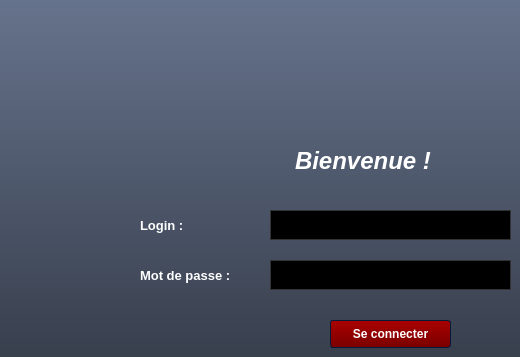
  <widget class="QWidget" name="centralwidget">
   <property name="styleSheet">
    <string notr="true">/*QTabWidget{

	background-color: rgb(255, 0, 0);

}



QPushButton{

}

background-color: rgb(255, 0, 0);*/

/*Copyright (c) DevSec Studio. All rights reserved.



MIT License



Permission is hereby granted, free of charge, to any person obtaining a copy

of this software and associated documentation files (the &quot;Software&quot;), to deal

in the Software without restriction, including without limitation the rights

to use, copy, modify, merge, publish, distribute, sublicense, and/or sell

copies of the Software, and to permit persons to whom the Software is

furnished to do so, subject to the following conditions:



The above copyright notice and this permission notice shall be included in all

copies or substantial portions of the Software.



THE SOFTWARE IS PROVIDED *AS IS*, WITHOUT WARRANTY OF ANY KIND, EXPRESS OR

IMPLIED, INCLUDING BUT NOT LIMITED TO THE WARRANTIES OF MERCHANTABILITY,

FITNESS FOR A PARTICULAR PURPOSE AND NONINFRINGEMENT. IN NO EVENT SHALL THE

AUTHORS OR COPYRIGHT HOLDERS BE LIABLE FOR ANY CLAIM, DAMAGES OR OTHER

LIABILITY, WHETHER IN AN ACTION OF CONTRACT, TORT OR OTHERWISE, ARISING FROM,

OUT OF OR IN CONNECTION WITH THE SOFTWARE OR THE USE OR OTHER DEALINGS IN THE

SOFTWARE.

*/



/*-----QWidget-----*/

QWidget

{

	background-color: qlineargradient(spread:repeat, x1:1, y1:0, x2:1, y2:1, stop:0 rgba(102, 115, 140, 255),stop:1 rgba(56, 63, 77, 255));

	color: #ffffff;

	border-color: #051a39;



}





/*-----QLabel-----*/

QLabel

{

	background-color: transparent;

	color: #ffffff;

	font-weight: bold;



}





QLabel::disabled

{

	background-color: transparent;

	color: #898988;



}





/*-----QMenuBar-----*/

/*QMenuBar

{

	background-color: #484c58;

	color: #ffffff;

	border-color: #051a39;

	font-weight: bold;



}





QMenuBar::disabled

{

	background-color: #404040;

	color: #898988;

	border-color: #051a39;



}





QMenuBar::item

{

    background-color: transparent;



}





QMenuBar::item:selected

{

    background-color: #c4c5c3;

	color: #000000;

    border: 1px solid #000000;



}





QMenuBar::item:pressed

{

    background-color: #979796;

    border: 1px solid #000;

    margin-bottom: -1px;

    padding-bottom: 1px;



}

*/





/*-----QMenu-----*/

QMenu

{

    background-color: #c4c5c3;

    border: 1px solid;

    color: #000000;

	font-weight: bold;



}





QMenu::separator

{

    height: 1px;

    background-color: #363942;

    color: #ffffff;

    padding-left: 4px;

    margin-left: 10px;

    margin-right: 5px;



}





QMenu::item

{

    min-width : 150px;

    padding: 3px 20px 3px 20px;



}





QMenu::item:selected

{

    background-color: #363942;

    color: #ffffff;



}





QMenu::item:disabled

{

    color: #898988;

}





/*-----QToolTip-----*/

QToolTip

{

	background-color: #bbbcba;

	color: #000000;

	border-color: #051a39;

	border : 1px solid #000000;

	border-radius: 2px;



}





/*-----QPushButton-----*/

QPushButton

{

	background-color: qlineargradient(spread:repeat, x1:0.486, y1:0, x2:0.505, y2:1, stop:0.00480769 rgba(170, 0, 0, 255),stop:1 rgba(122, 0, 0, 255));

	color: #ffffff;

	font-weight: bold;

	border-style: solid;

	border-width: 1px;

	border-radius: 3px;

	border-color: #051a39;

	padding: 5px;



}





QPushButton::disabled

{

	background-color: #404040;

	color: #656565;

	border-color: #051a39;



}





QPushButton::hover

{

	background-color: #9c0000;

	color: #ffffff;

	border-style: solid;

	border-width: 1px;

	border-radius: 3px;

	border-color: #051a39;

	padding: 5px;



}





QPushButton::pressed

{

	background-color: #880000;

	color: #ffffff;

	border-style: solid;

	border-width: 2px;

	border-radius: 3px;

	border-color: #000000;

	padding: 5px;



}





/*-----QToolButton-----*/

QToolButton 

{

	background-color: qlineargradient(spread:repeat, x1:1, y1:0, x2:1, y2:1, stop:0 rgba(177, 181, 193, 255),stop:1 rgba(159, 163, 174, 255));

	color: #ffffff;

	font-weight: bold;

	border-style: solid;

	border-width: 1px;

	border-radius: 3px;

	border-color: #051a39;

	padding: 5px;



}





QToolButton::disabled

{

	background-color: #404040;

	color: #656565;

	border-color: #051a39;



}





QToolButton::hover

{

	background-color: #9fa3ae;

	color: #ffffff;

	border-style: solid;

	border-width: 1px;

	border-radius: 3px;

	border-color: #051a39;

	padding: 5px;



}





QToolButton::pressed

{

	background-color: #7b7e86;

	color: #ffffff;

	border-style: solid;

	border-width: 2px;

	border-radius: 3px;

	border-color: #000000;

	padding: 5px;



}





/*-----QComboBox-----*/

QComboBox

{

    background-color: qlineargradient(spread:repeat, x1:1, y1:0, x2:1, y2:1, stop:0 rgba(118, 118, 118, 255),stop:1 rgba(70, 70, 70, 255));

    border: 1px solid #333333;

    border-radius: 3px;

    padding-left: 6px;

    color: lightgray;

	font-weight: bold;

    height: 20px;



}





QComboBox::disabled

{

	background-color: #404040;

	color: #656565;

	border-color: #051a39;



}





QComboBox:hover

{

    background-color: #646464;



}





QComboBox:on

{

    background-color: #979796;

	color: #000000;



}





QComboBox QAbstractItemView

{

    background-color: #c4c5c3;

    color: #000000;

    border: 1px solid black;

    selection-background-color: #363942;

    selection-color: #ffffff;

    outline: 0;



}





QComboBox::drop-down

{

    subcontrol-origin: padding;

    subcontrol-position: top right;

    width: 15px;

    border-left-width: 1px;

    border-left-color: darkgray;

    border-left-style: solid; 

    border-top-right-radius: 3px; 

    border-bottom-right-radius: 3px;



}





QComboBox::down-arrow

{

    image: url(://arrow-down.png);

    width: 8px;

    height: 8px;

}





/*-----QSpinBox &amp; QDoubleSpinBox &amp; QDateTimeEdit-----*/

QSpinBox, 

QDoubleSpinBox,

QDateTimeEdit

{

	background-color: #000000;

	color: #00ff00;

	font-weight: bold;

	border: 1px solid #333333;

	padding : 4px;



}





QSpinBox::disabled, 

QDoubleSpinBox::disabled,

QDateTimeEdit::disabled

{

	background-color: #404040;

	color: #656565;

	border-color: #051a39;



}





QSpinBox:hover, 

QDoubleSpinBox::hover,

QDateTimeEdit::hover

{

    border: 1px solid #00ff00;



}





QSpinBox::up-button, QSpinBox::down-button,

QDoubleSpinBox::up-button, QDoubleSpinBox::down-button,

QDateTimeEdit::up-button, QDateTimeEdit::down-button

{

	background-color: qlineargradient(spread:repeat, x1:1, y1:0, x2:1, y2:1, stop:0 rgba(118, 118, 118, 255),stop:1 rgba(70, 70, 70, 255));

    border: 0px solid #333333;



}





QSpinBox::disabled, 

QDoubleSpinBox::disabled,

QDateTimeEdit::disabled

{

	background-color: #404040;

	color: #656565;

	border-color: #051a39;



}





QSpinBox::up-button:hover, QSpinBox::down-button:hover,

QDoubleSpinBox::up-button:hover, QDoubleSpinBox::down-button:hover,

QDateTimeEdit::up-button:hover, QDateTimeEdit::down-button:hover

{

	background-color: #646464;

    border: 1px solid #333333;





}





QSpinBox::up-button:disabled, QSpinBox::down-button:disabled,

QDoubleSpinBox::up-button:disabled, QDoubleSpinBox::down-button:disabled,

QDateTimeEdit::up-button:disabled, QDateTimeEdit::down-button:disabled

{

	background-color: #404040;

	color: #656565;

	border-color: #051a39;



}





QSpinBox::up-button:pressed, QSpinBox::down-button:pressed,

QDoubleSpinBox::up-button:pressed, QDoubleSpinBox::down-button::pressed,

QDateTimeEdit::up-button:pressed, QDateTimeEdit::down-button::pressed

{

    background-color: #979796;

    border: 1px solid #444444;



}





QSpinBox::down-arrow,

QDoubleSpinBox::down-arrow,

QDateTimeEdit::down-arrow

{

    image: url(://arrow-down.png);

    width: 7px;



}





QSpinBox::up-arrow,

QDoubleSpinBox::up-arrow,

QDateTimeEdit::up-arrow

{

    image: url(://arrow-up.png);

    width: 7px;



}





/*-----QLineEdit-----*/

QLineEdit

{

	background-color: #000000;

	color: #00ff00;

	font-weight: bold;

    border: 1px solid #333333;

	padding: 4px;



}





QLineEdit:hover

{

    border: 1px solid #00ff00;



}





QLineEdit::disabled

{

	background-color: #404040;

	color: #656565;

	border-width: 1px;

	border-color: #051a39;

	padding: 2px;



}





/*-----QTextEdit-----*/

QTextEdit

{

	background-color: #808080;

	color: #fff;

	border: 1px groove #333333;



}





QTextEdit::disabled

{

	background-color: #404040;

	color: #656565;

	border-color: #051a39;



}





/*-----QGroupBox-----*/

QGroupBox 

{

    border: 1px groove #333333;

	border-radius: 2px;

    margin-top: 20px;



}





QGroupBox 

{

	background-color: qlineargradient(spread:repeat, x1:0.486, y1:0, x2:0.505, y2:1, stop:0.00480769 rgba(170, 169, 169, 255),stop:1 rgba(122, 122, 122, 255));

	font-weight: bold;



}





QGroupBox::title  

{

    background-color: qlineargradient(spread:repeat, x1:1, y1:0, x2:1, y2:1, stop:0 rgba(71, 75, 87, 255),stop:1 rgba(35, 37, 43, 255));

    color: #ffffff;

    border: 2px groove #333333;

    subcontrol-origin: margin;

    subcontrol-position: top left;

    padding: 2px;



}





QGroupBox::title::disabled

{

	background-color: #404040;

	color: #656565;

    subcontrol-origin: margin;

    subcontrol-position: top left;

    padding: 5px;

	border-top-left-radius: 3px;

	border-top-right-radius: 3px;



}





/*-----QCheckBox-----*/

QCheckBox{

	background-color: transparent;

	font-weight: bold;

	color: #fff;



}





QCheckBox::indicator

{

    color: #b1b1b1;

    background-color: #323232;

    border: 2px solid #222222;

    width: 12px;

    height: 12px;



}





QCheckBox::indicator:checked

{

    image:url(://checkbox.png);

    border: 2px solid #00ff00;



}





QCheckBox::indicator:unchecked:hover

{

    border: 2px solid #00ff00;



}





QCheckBox::disabled

{

	color: #656565;



}





QCheckBox::indicator:disabled

{

	background-color: #656565;

	color: #656565;

    border: 1px solid #656565;



}





/*-----QRadioButton-----*/

QRadioButton{

	background-color: transparent;

	font-weight: bold;

	color: #fff;



}





QRadioButton::indicator::unchecked

{ 

	border: 2px inset #222222; 

	border-radius: 6px; 

	background-color:  #323232;

	width: 9px; 

	height: 9px; 



}





QRadioButton::indicator::unchecked:hover

{ 

	border: 2px solid #00ff00; 

	border-radius: 5px; 

	background-color:  #323232;

	width: 9px; 

	height: 9px; 



}





QRadioButton::indicator::checked

{ 

	border: 2px inset #222222; 

	border-radius: 5px; 

	background-color: #00ff00; 

	width: 9px; 

	height: 9px; 



}





QRadioButton::disabled

{

	color: #656565;



}





QRadioButton::indicator:disabled

{

	background-color: #656565;

	color: #656565;

    border: 2px solid #656565;



}





/*-----QTableView &amp; QTableWidget-----*/

QTableView

{

    background-color: #808080;

    border: 1px groove #333333;

    color: #f0f0f0;

	font-weight: bold;

    gridline-color: #333333;

    outline : 0;



}





QTableView::disabled

{

    background-color: #242526;

    border: 1px solid #32414B;

    color: #656565;

    gridline-color: #656565;

    outline : 0;



}





QTableView::item:hover 

{

    background-color: #484c58;

    color: #f0f0f0;



}





QTableView::item:selected 

{

    background-color: #484c58;

    border: 2px groove #00ff00;

    color: #F0F0F0;



}





QTableView::item:selected:disabled

{

    background-color: #1a1b1c;

    border: 2px solid #525251;

    color: #656565;



}





QTableCornerButton::section

{

    background-color: #282830;



}





QHeaderView::section

{

    background-color: #282830;

    color: #fff;

	font-weight: bold;

    text-align: left;

	padding: 4px;

	

}





QHeaderView::section:disabled

{

    background-color: #525251;

    color: #656565;



}





QHeaderView::section:checked

{

    background-color: #00ff00;



}





QHeaderView::section:checked:disabled

{

    color: #656565;

    background-color: #525251;



}





QHeaderView::section::vertical::first,

QHeaderView::section::vertical::only-one

{

    border-top: 0px;



}





QHeaderView::section::vertical

{

    border-top: 0px;



}





QHeaderView::section::horizontal::first,

QHeaderView::section::horizontal::only-one

{

    border-left: 0px;



}





QHeaderView::section::horizontal

{

    border-left: 0px;



}





/*-----QTabWidget-----*/

QTabBar::tab

{

	background-color: transparent;

	color: #ffffff;

	font-weight: bold;

	width: 150px;

	height: 20px;

	

}





QTabBar::tab:disabled

{

	background-color: #656565;

	color: #656565;



}





QTabWidget::pane 

{

	background-color: transparent;

	color: #ffffff;

	border: 1px groove #333333;



}





QTabBar::tab:selected

{

    background-color: #484c58;

	color: #ffffff;

	border: 1px groove #333333;

	border-bottom: 0px;



}





QTabBar::tab:selected:disabled

{

	background-color: #404040;

	color: #656565;



}





QTabBar::tab:!selected 

{

    background-color: #a3a7b2;



}





QTabBar::tab:!selected:hover 

{

    background-color: #484c58;



}





QTabBar::tab:top:!selected 

{

    margin-top: 1px;



}





QTabBar::tab:bottom:!selected 

{

    margin-bottom: 3px;



}





QTabBar::tab:top, QTabBar::tab:bottom 

{

    min-width: 8ex;

    margin-right: -1px;

    padding: 5px 10px 5px 10px;



}





QTabBar::tab:top:selected 

{

    border-bottom-color: none;



}





QTabBar::tab:bottom:selected 

{

    border-top-color: none;



}





QTabBar::tab:top:last, QTabBar::tab:bottom:last,

QTabBar::tab:top:only-one, QTabBar::tab:bottom:only-one 

{

    margin-right: 0;



}





QTabBar::tab:left:!selected 

{

    margin-right: 2px;



}





QTabBar::tab:right:!selected

{

    margin-left: 2px;



}





QTabBar::tab:left, QTabBar::tab:right 

{

    min-height: 15ex;

    margin-bottom: -1px;

    padding: 10px 5px 10px 5px;



}





QTabBar::tab:left:selected 

{

    border-left-color: none;



}





QTabBar::tab:right:selected 

{

    border-right-color: none;



}





QTabBar::tab:left:last, QTabBar::tab:right:last,

QTabBar::tab:left:only-one, QTabBar::tab:right:only-one 

{

    margin-bottom: 0;



}





/*-----QSlider-----*/

QSlider{

	background-color: transparent;



}





QSlider::groove:horizontal 

{

	background-color: transparent;

	height: 6px;



}





QSlider::sub-page:horizontal 

{

	background-color: qlineargradient(spread:reflect, x1:1, y1:0, x2:1, y2:1, stop:0.00480769 rgba(201, 201, 201, 255),stop:1 rgba(72, 72, 72, 255));

	border: 1px solid #000;



}





QSlider::add-page:horizontal 

{

	background-color: #404040;

	border: 1px solid #000; 



}





QSlider::handle:horizontal 

{

	background-color: qlineargradient(spread:reflect, x1:1, y1:0, x2:1, y2:1, stop:0.00480769 rgba(201, 201, 201, 255),stop:1 rgba(72, 72, 72, 255));

	border: 1px solid #000; 

	width: 12px;

	margin-top: -6px;

	margin-bottom: -6px;



}





QSlider::handle:horizontal:hover 

{

	background-color: #808080;



}





QSlider::sub-page:horizontal:disabled 

{

	background-color: #bbb;

	border-color: #999;



}





QSlider::add-page:horizontal:disabled 

{

	background-color: #eee;

	border-color: #999;



}





QSlider::handle:horizontal:disabled 

{

	background-color: #eee;

	border: 1px solid #aaa;



}





QSlider::groove:vertical 

{

	background-color: transparent;

	width: 6px;



}





QSlider::sub-page:vertical 

{

	background-color: qlineargradient(spread:reflect, x1:0, y1:0.483, x2:1, y2:0.517, stop:0.00480769 rgba(201, 201, 201, 255),stop:1 rgba(72, 72, 72, 255));

	border: 1px solid #000;



}





QSlider::add-page:vertical 

{

	background-color: #404040;

	border: 1px solid #000;



}





QSlider::handle:vertical 

{

	background-color: qlineargradient(spread:reflect, x1:0, y1:0.483, x2:1, y2:0.517, stop:0.00480769 rgba(201, 201, 201, 255),stop:1 rgba(72, 72, 72, 255));

	border: 1px solid #000;

	height: 12px;

	margin-left: -6px;

	margin-right: -6px;



}





QSlider::handle:vertical:hover 

{

	background-color: #808080;



}





QSlider::sub-page:vertical:disabled 

{

	background-color: #bbb;

	border-color: #999;



}





QSlider::add-page:vertical:disabled 

{

	background-color: #eee;

	border-color: #999;



}





QSlider::handle:vertical:disabled 

{

	background-color: #eee;

	border: 1px solid #aaa;

	border-radius: 3px;



}





/*-----QDial-----*/

QDial

{

	background-color: #600000;



}





QDial::disabled

{

	background-color: #404040;



}





/*-----QScrollBar-----*/

QScrollBar:horizontal

{

    border: 1px solid #222222;

    background-color: #63676d;

    height: 18px;

    margin: 0px 18px 0 18px;



}





QScrollBar::handle:horizontal

{

    background-color: #a6acb3;

	border: 1px solid #656565;

	border-radius: 2px;

    min-height: 20px;



}





QScrollBar::add-line:horizontal

{

    border: 1px solid #1b1b19;

    background-color: #a6acb3;

    width: 18px;

    subcontrol-position: right;

    subcontrol-origin: margin;



}





QScrollBar::sub-line:horizontal

{

    border: 1px solid #1b1b19;

    background-color: #a6acb3;

    width: 18px;

    subcontrol-position: left;

    subcontrol-origin: margin;



}





QScrollBar::right-arrow:horizontal

{

    image: url(://arrow-right.png);

    width: 8px;

    height: 8px;



}





QScrollBar::left-arrow:horizontal

{

    image: url(://arrow-left.png);

    width: 8px;

    height: 8px;



}





QScrollBar::add-page:horizontal, QScrollBar::sub-page:horizontal

{

    background: none;



}





QScrollBar:vertical

{

    background-color: #63676d;

    width: 18px;

    margin: 18px 0 18px 0;

    border: 1px solid #222222;



}





QScrollBar::handle:vertical

{

    background-color: #a6acb3;

	border: 1px solid #656565;

	border-radius: 2px;

    min-height: 20px;



}





QScrollBar::add-line:vertical

{

    border: 1px solid #1b1b19;

    background-color: #a6acb3;

    height: 18px;

    subcontrol-position: bottom;

    subcontrol-origin: margin;



}





QScrollBar::sub-line:vertical

{

    border: 1px solid #1b1b19;

    background-color: #a6acb3;

    height: 18px;

    subcontrol-position: top;

    subcontrol-origin: margin;



}





QScrollBar::up-arrow:vertical

{

    image: url(://arrow-up.png);

    width: 8px;

    height: 8px;



}





QScrollBar::down-arrow:vertical

{

    image: url(://arrow-down.png);

    width: 8px;

    height: 8px;



}





QScrollBar::add-page:vertical, QScrollBar::sub-page:vertical

{

    background: none;



}





/*-----QProgressBar-----*/

QProgressBar

{

	background-color: #000;

	color: #00ff00;

	font-weight: bold;

	border: 0px groove #000;

	border-radius: 10px;

	text-align: center;



}





QProgressBar:disabled

{

	background-color: #404040;

	color: #656565;

	border-color: #051a39;

	border: 1px solid #000;

	border-radius: 10px;

	text-align: center;



}





QProgressBar::chunk {

	background-color: #ffaf02;

	border: 0px;

	border-radius: 10px;

	color: #000;



}





QProgressBar::chunk:disabled {

	background-color: #333;

	border: 0px;

	border-radius: 10px;

	color: #656565;

}





/*-----QStatusBar-----*/

QStatusBar

{

	background-color: qlineargradient(spread:repeat, x1:1, y1:0, x2:1, y2:1, stop:0 rgba(102, 115, 140, 255),stop:1 rgba(56, 63, 77, 255));

	color: #ffffff;

	border-color: #051a39;

	font-weight: bold;



}

</string>
   </property>
   <widget class="QLabel" name="label">
    <property name="geometry">
     <rect>
      <x>295</x>
      <y>110</y>
      <width>201</width>
      <height>101</height>
     </rect>
    </property>
    <property name="font">
     <font>
      <pointsize>18</pointsize>
      <weight>75</weight>
      <italic>true</italic>
      <bold>true</bold>
      <underline>false</underline>
     </font>
    </property>
    <property name="text">
     <string>Bienvenue !</string>
    </property>
   </widget>
   <widget class="QLineEdit" name="lineEdit_login">
    <property name="geometry">
     <rect>
      <x>270</x>
      <y>210</y>
      <width>241</width>
      <height>30</height>
     </rect>
    </property>
   </widget>
   <widget class="QLineEdit" name="lineEdit_mp">
    <property name="geometry">
     <rect>
      <x>270</x>
      <y>260</y>
      <width>241</width>
      <height>30</height>
     </rect>
    </property>
    <property name="echoMode">
     <enum>QLineEdit::Password</enum>
    </property>
   </widget>
   <widget class="QPushButton" name="bouton_connexion">
    <property name="geometry">
     <rect>
      <x>330</x>
      <y>320</y>
      <width>121</width>
      <height>28</height>
     </rect>
    </property>
    <property name="font">
     <font>
      <pointsize>9</pointsize>
      <weight>75</weight>
      <bold>true</bold>
     </font>
    </property>
    <property name="text">
     <string>Se connecter</string>
    </property>
   </widget>
   <widget class="QLabel" name="label_2">
    <property name="geometry">
     <rect>
      <x>140</x>
      <y>210</y>
      <width>121</width>
      <height>31</height>
     </rect>
    </property>
    <property name="font">
     <font>
      <pointsize>10</pointsize>
      <weight>75</weight>
      <bold>true</bold>
     </font>
    </property>
    <property name="text">
     <string>Login :</string>
    </property>
   </widget>
   <widget class="QLabel" name="label_3">
    <property name="geometry">
     <rect>
      <x>140</x>
      <y>260</y>
      <width>131</width>
      <height>31</height>
     </rect>
    </property>
    <property name="font">
     <font>
      <pointsize>10</pointsize>
      <weight>75</weight>
      <bold>true</bold>
     </font>
    </property>
    <property name="text">
     <string>Mot de passe :</string>
    </property>
   </widget>
  </widget>
